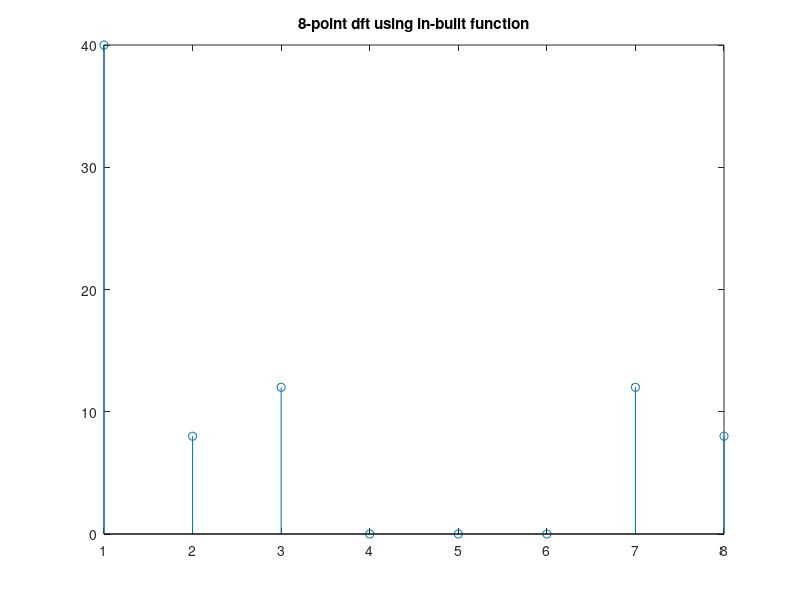

The MATLAB script that drew this image:
fs = 8;
ts = 1/fs;
k = 0:fs-1;

x = 5 + 2*cos(2*pi*ts*k-pi/2) + 3*cos(4*pi*ts*k);
y = abs(fft(x));
stem(y)
title("8-point dft using in-built function")
